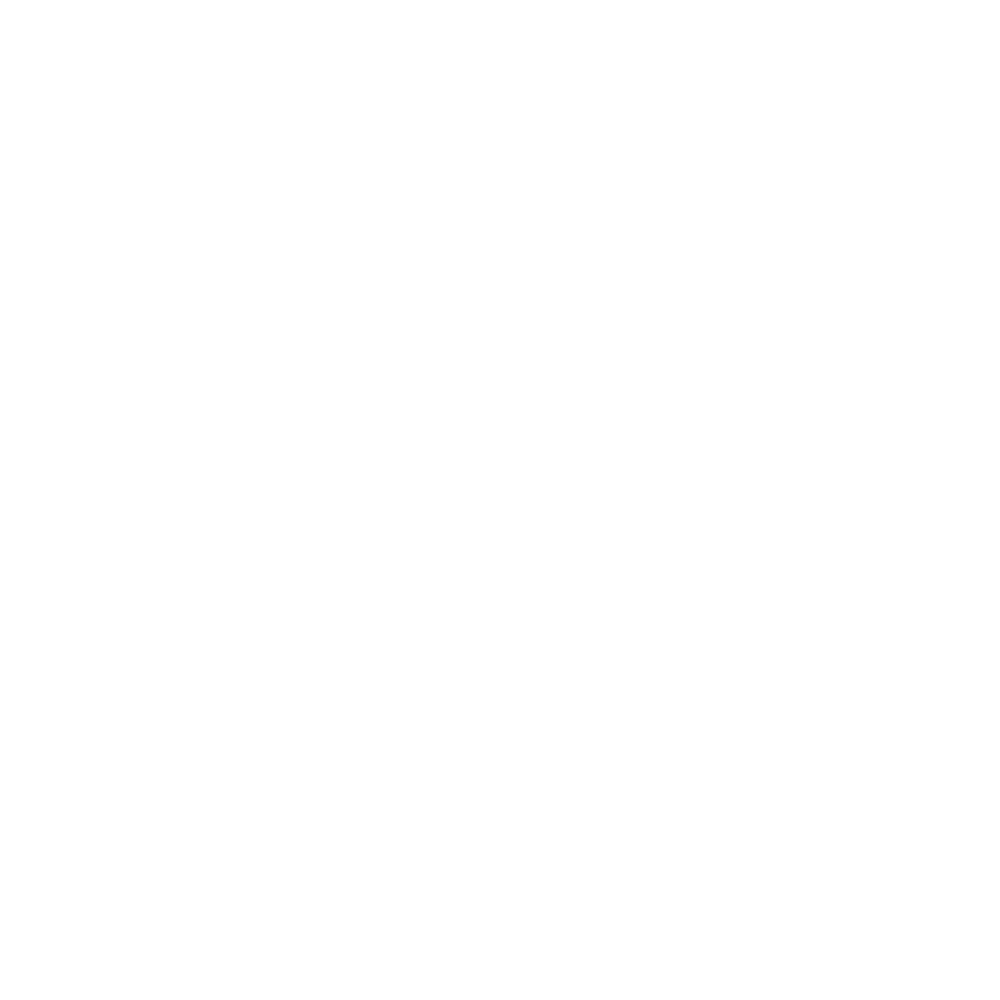
Frame 1 (no input)
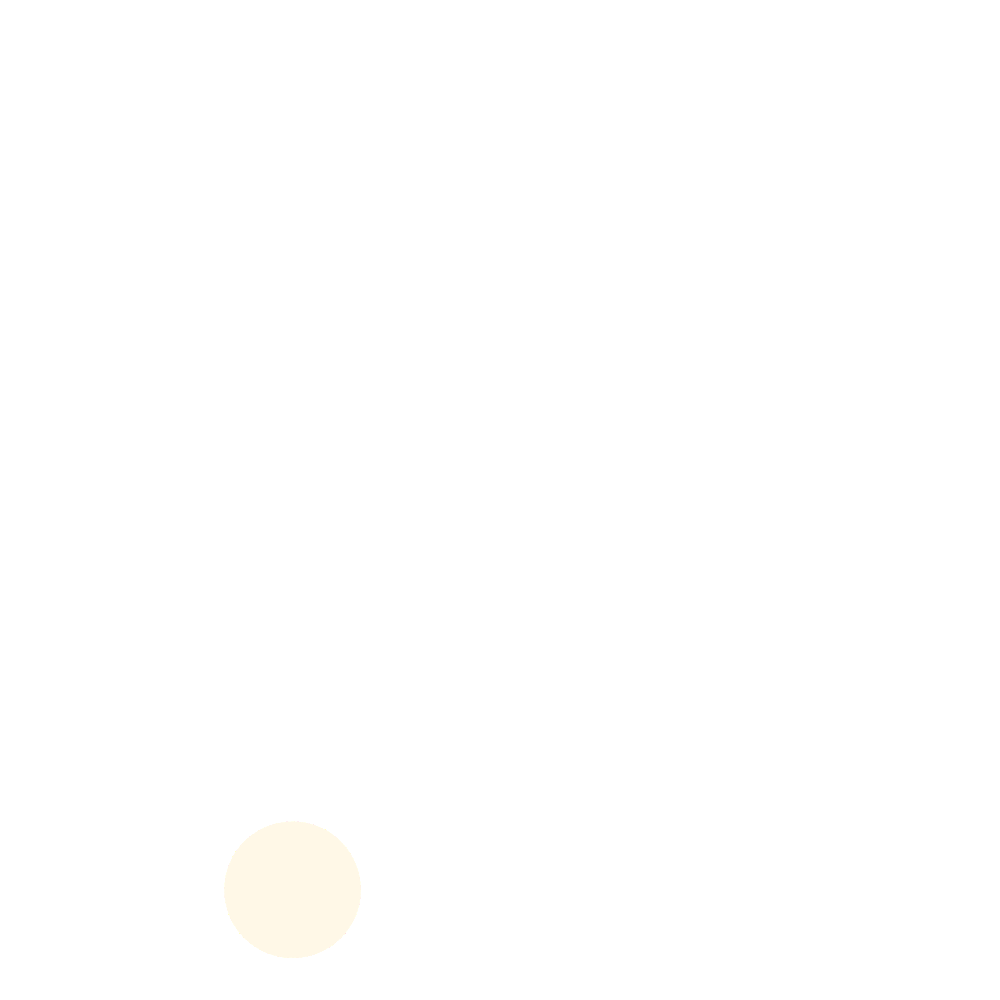
Frame 60 (the mouse pressed at the canvas centre just before this capture)
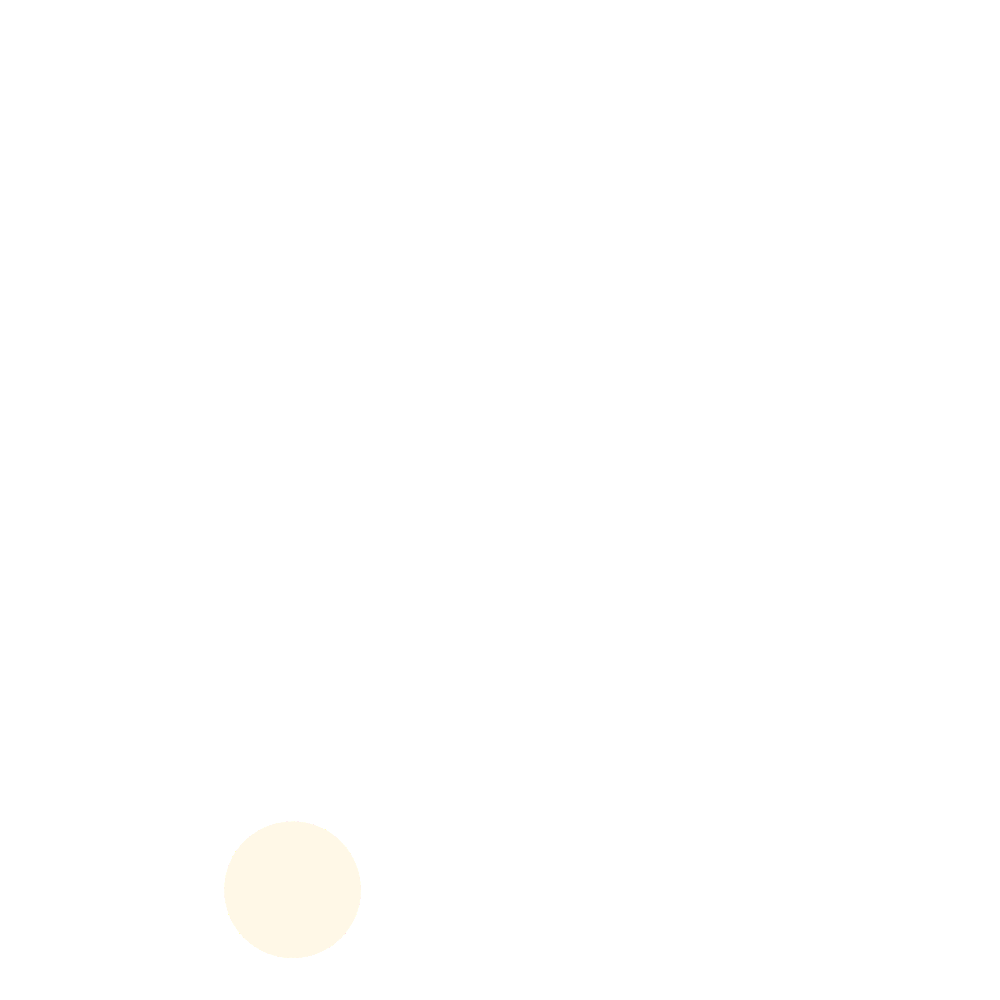
Frame 120 (the mouse held since frame 60 and released just before this capture)

The Processing sketch that drew these frames (run headless with seeded random() and noise(); from frame 60 on, the mouse is pressed at the canvas centre):

// Processing sketch: target
// ── target.pde
// Target
float x, y, radius;

void setup() {
  size(1000, 1000);
  background(255, 255, 255);
  radius = random(10,100);
  x = random(radius, width-radius);
  y = random(radius, height-radius);

}

void draw() {

  noStroke();
  circle(x, y, radius*2);
  if (isMouseInsideCircle(x, y)) {
    fill(220, 50, 50);
  } else {
    fill (255, 248, 231, 60);
  }
}

boolean isMouseInsideCircle(float circleX, float circleY) {
  if (dist(circleX, circleY, mouseX, mouseY) < radius) {
    return true;
  } else {
    return false;
  }
}

void mouseClicked() {
  if (isMouseInsideCircle(x,y)) {
    fill(255, 248,231, 60);
    radius = random(10,100);
    x = random(radius, width-radius);
    y = random(radius, height-radius);
    
  }
}
